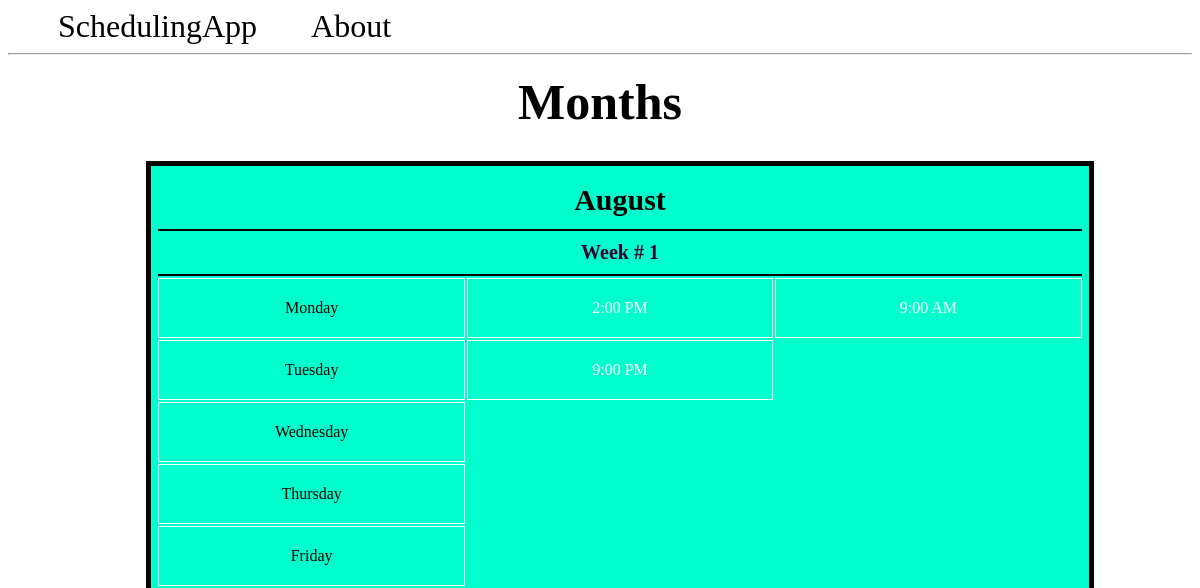
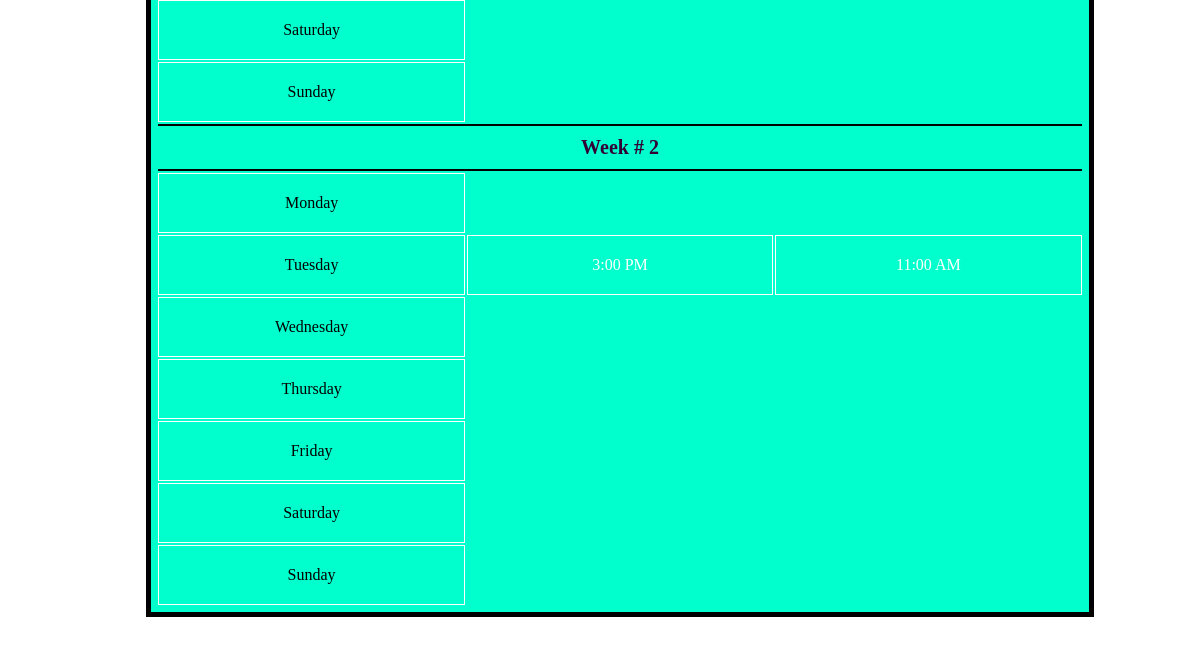
The app's page /, older data (2 pictures, top to bottom).
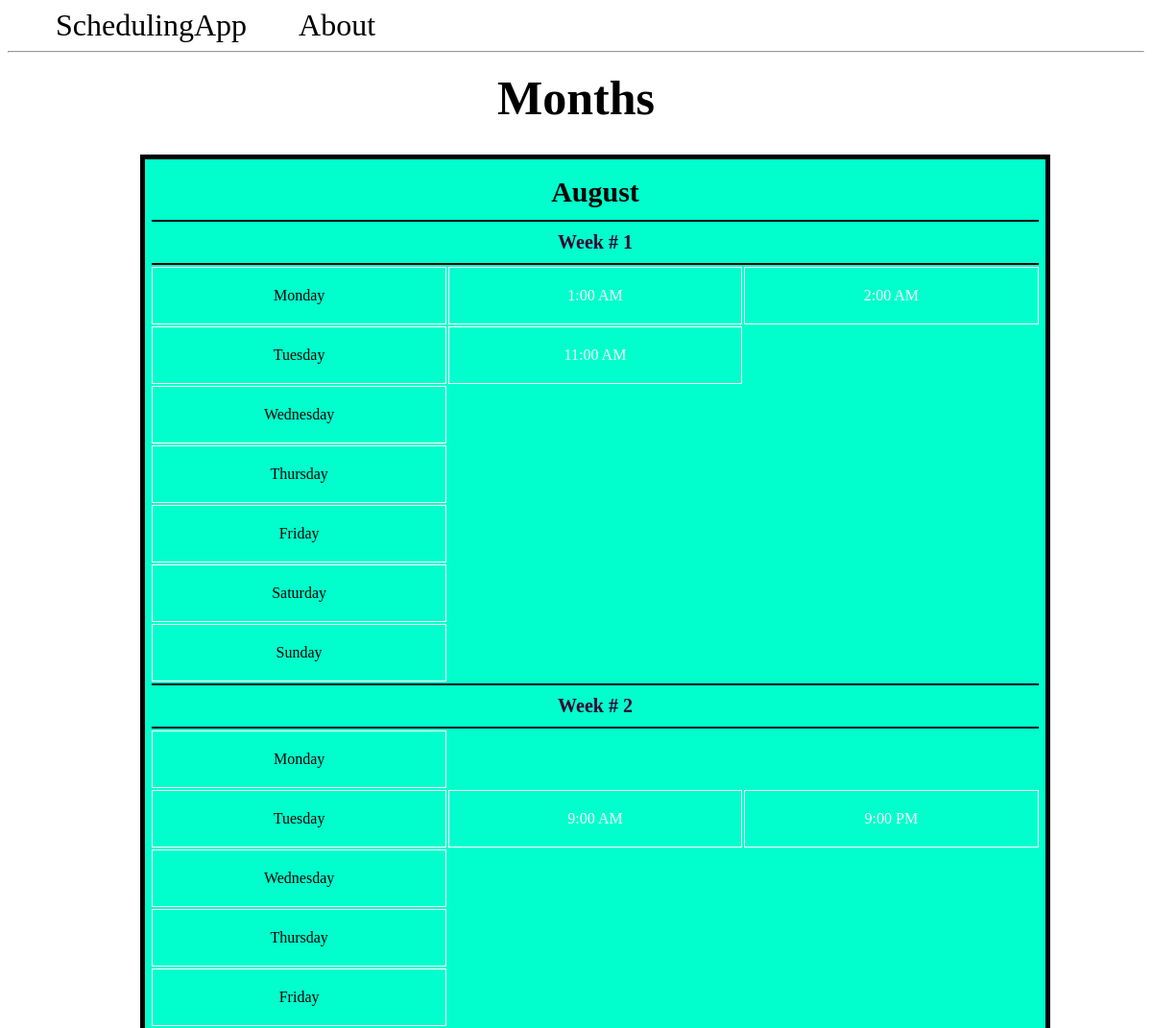
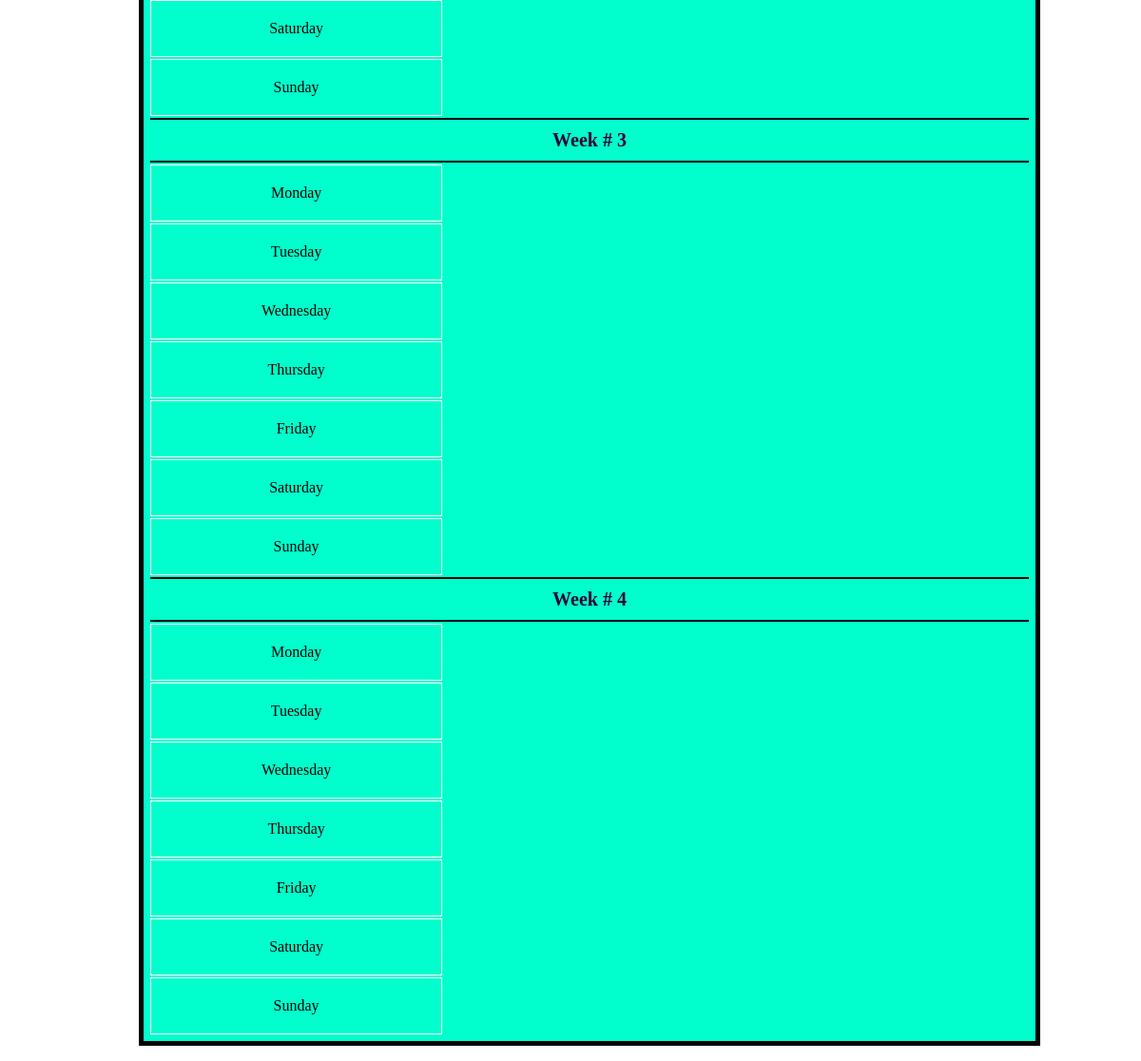
The same page, newer data (2 pictures, top to bottom).
### app.py (models this page shows, shortened)
class Month(db.Model):
  id = db.Column(db.Integer, primary_key=True)
  month = db.Column(db.String(100), nullable=False)
  weeks = db.relationship('Week', backref='month')

class Week(db.Model):
  id = db.Column(db.Integer, primary_key=True)
  month_id = db.Column(db.Integer, db.ForeignKey('month.id'))
  days = db.relationship('Day', backref='week')

class Day(db.Model):
  id = db.Column(db.Integer, primary_key=True)
  day = db.Column(db.String(100), nullable=False)
  week_id = db.Column(db.Integer, db.ForeignKey('week.id'))
  times = db.relationship('Time', backref='day')

class Time(db.Model):
  id = db.Column(db.Integer, primary_key=True)
  time = db.Column(db.String(100))
  day_id = db.Column(db.Integer, db.ForeignKey('day.id'))

### app.py (the view)
@app.route('/')
def index():
  months = Month.query.all()
  return render_template('index.html', months=months)

### templates/index.html
{% extends 'base.html' %}
{% block content %}
  <h1 class ="title">{% block title %} Months {% endblock %}</h1>
  <div class="monthContainer">
    {% for month in months %}
      <table class ="month">
          <tr>
            <th class="monthTitle", colspan = "10">{{month.month}}</th>
          </tr>
          {% for week in month.weeks %}
            <tr>
              <th class ="week", colspan = "10">Week # {{week.id}}</th>
            </tr>
            {% for day in week.days %}
              <tr>
                  <td class="cells"> <a href="{{ url_for('display_day', day_id=day.id)}}">{{day.day}}</a></td>
                  {% for time in day.times %}
                    <td class="cells">{{time.time}}</td>
                  {% endfor %}
              </tr>
            {% endfor %}
          {% endfor %}
      </table>
    {% endfor %}
  </div>
{% endblock %}

### templates/base.html (shortened to what this page needs)
<!DOCTYPE html>
<html lang="en">
<head>
  <link rel="stylesheet" href="{{url_for('static', filename='base.css')}}"/>
</head>
<body>
  <nav>
      <a href="{{ url_for('index') }}">SchedulingApp</a>
      <a href="#">About</a>
  </nav>
  <hr>
  <div class="content">
    {% block content %}  {% endblock %}
  </div>
</body>
</html>

### static/base.css (style rules this page uses)
.title { text-align: center; margin: 10px; width: 100%; font-size: 50px; }
.content { width: 100%; display: flex; flex-direction: row; flex-wrap: wrap; }
.monthContainer { position: relative; margin: auto; width: 80%; }
.month { text-align: center; flex: 20%; padding: 5px; margin: 20px; width: 100%; background-color: #00ffcc; border: 5px solid black; }
.monthTitle { font-size: 30px; text-align: center; padding: 10px; }
.week { color: #330033; text-decoration: none; text-align: center; font-size: 20px; padding: 10px; border-top: 2px solid black; border-bottom: 2px solid black; }
a:link { text-decoration: none; color: black; }
td { border: 1px solid white; color: #FFFF; padding: 20px; }
.cells { width: 20%; }
nav a { color: #000066; font-size: 2em; margin-left: 50px; text-decoration: none; }

Row changes from the older to the newer data that the page shows:
changed Day (number 1 of 28 on the later page): gains Time (time "2:00 AM"); loses Time (time "9:00 AM")
changed Time (number 1 of 5 on the later page): time "2:00 PM" → "1:00 AM"
changed Day (number 2 of 28 on the later page): gains Time (time "11:00 AM"); loses Time (time "9:00 PM")
changed Day (number 9 of 28 on the later page): gains Time (time "9:00 AM"); gains Time (time "9:00 PM"); loses Time (time "3:00 PM"); loses Time (time "11:00 AM")
added Week: id "3"
added Day: day "Monday", shown under "3"
added Day: day "Tuesday", shown under "3"
added Day: day "Wednesday", shown under "3"
added Day: day "Thursday", shown under "3"
added Day: day "Friday", shown under "3"
added Day: day "Saturday", shown under "3"
added Day: day "Sunday", shown under "3"
added Week: id "4"
added Day: day "Monday", shown under "4"
added Day: day "Tuesday", shown under "4"
added Day: day "Wednesday", shown under "4"
added Day: day "Thursday", shown under "4"
added Day: day "Friday", shown under "4"
added Day: day "Saturday", shown under "4"
added Day: day "Sunday", shown under "4"
